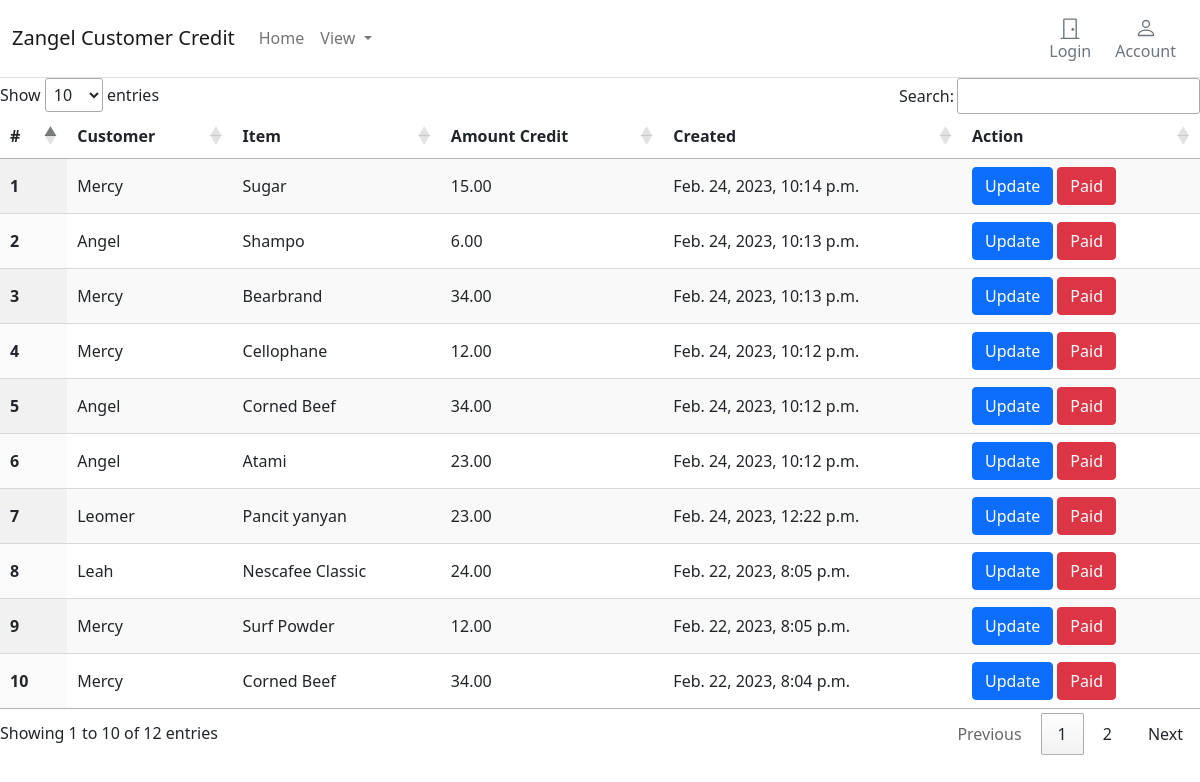
The page / on the database its author committed.
### credit/models.py (models this page shows, shortened)
class Credit(models.Model):
    customer = models.ForeignKey(Customer, related_name='credit', on_delete=models.CASCADE)
    created_by = models.ForeignKey(User, on_delete=models.CASCADE, related_name='credit_creator')
    description = models.TextField(blank=True)
    amount_credit = models.DecimalField(max_digits=5, decimal_places=2)
    is_active = models.BooleanField(default=True)
    created = models.DateTimeField(auto_now_add=True)
    updated = models.DateTimeField(auto_now=True)
    class Meta:
        verbose_name_plural = 'credits'
        ordering = ('-created',)
    def get_absolute_url(self):
        return reverse('credit:credit_detail', args=[str(self.id)])

class Customer(models.Model):
    name = models.CharField(max_length=255, db_index=True)
    slug = models.SlugField(max_length=255, unique=True)
    class Meta:
        verbose_name_plural = 'customers'

### credit/views.py (the view)
# urls.py: path('', views.all_credits, name='all_credits'),
def all_credits(request):
    credit = Credit.objects.filter(is_active=True)
    return render(request, 'credits/home.html', {'credits': credit})

### templates/credits/home.html (shortened to what this page needs)
{% extends "../sites/base.html" %}
{% load static %}
{% block content %}
<div class="table-responsive-sm">
  <table id="tableID" class="display">
    <thead>
      <tr>
        <th scope="col">#</th>
        <th scope="col">Customer</th>
        <th scope="col">Item</th>
        <th scope="col">Amount Credit</th>
        <th scope="col">Created</th>
        <th scope="col">Action</th>
      </tr>
    </thead>
    <tbody>
      {%for c in credits%}
        <tr>
          <th scope="row">{{ forloop.counter }}</th>
          <td>{{c.customer.name }}</td>
          <td>{{c.description}}</td>
          <td>{{c.amount_credit}}</td>
          <td>{{c.created }}</td>
          <td>
            <a href={% url "credit:update_credit" id=c.id %} class="btn btn-primary" role="button">Update</a>
            <a href="{{ c.get_absolute_url }}" class="btn btn-danger" role="button">Paid</a>
          </td>
        </tr>
      {%endfor%}
    </tbody>
  </table>
</div>
{%endblock%}

### templates/sites/base.html (shortened to what this page needs)
{% load static %}
<!DOCTYPE html>
<html>
<head>
    <link href="https://cdn.jsdelivr.net/npm/bootstrap@5.0.0-beta1/dist/css/bootstrap.min.css" rel="stylesheet">
    <link rel="stylesheet"
    href=
    "https://cdn.datatables.net/1.10.23/css/jquery.dataTables.min.css">
</head>
<body>
    <header>
        <nav class="navbar navbar-expand-md navbar-light bg-white border-bottom">
            <div class="container-fluid">
                <a class="navbar-brand" href="#">Zangel Customer Credit</a>
                <div class="collapse navbar-collapse" id="navbarCollapse">
                    <ul class="navbar-nav me-auto mb-2 mb-md-0">
                        <li class="nav-item active">
                            <a class="nav-link" aria-current="page" href="/">Home</a>
                        </li>
                        <li class="nav-item dropdown">
                            <a class="nav-link dropdown-toggle" href="#" id="navbarDropdown" role="button"
                                data-bs-toggle="dropdown" aria-expanded="false">
                                View
                            </a>
                        </li>
                    </ul>
                    {% if user.is_authenticated %}
                    <a type="button" role="button" href=""
                        class="btn btn-outline-secondary border-0 basket-btn">
                        <div>
                            <svg xmlns="http://www.w3.org/2000/svg" width="22" height="22" fill="currentColor"
                                class="bi bi-door-closed" viewBox="0 0 16 16">
                                <path
                                    d="M3 2a1 1 0 0 1 1-1h8a1 1 0 0 1 1 1v13h1.5a.5.5 0 0 1 0 1h-13a.5.5 0 0 1 0-1H3V2zm1 13h8V2H4v13z" />
                                <path d="M9 9a1 1 0 1 0 2 0 1 1 0 0 0-2 0z" />
                            </svg>
                        </div>
                        <span class="fs15 fw500">Logout</span>
                    </a>
                    {% else %}
                    <a type="button" role="button" href=""
                        class="btn btn-outline-secondary border-0 basket-btn">
                        <div>
                            <svg xmlns="http://www.w3.org/2000/svg" width="22" height="22" fill="currentColor"
                                class="bi bi-door-closed" viewBox="0 0 16 16">
                                <path
                                    d="M3 2a1 1 0 0 1 1-1h8a1 1 0 0 1 1 1v13h1.5a.5.5 0 0 1 0 1h-13a.5.5 0 0 1 0-1H3V2zm1 13h8V2H4v13z" />
                                <path d="M9 9a1 1 0 1 0 2 0 1 1 0 0 0-2 0z" />
                            </svg>
                        </div>
                        <span class="fs15 fw500">Login</span>
                    </a>
                    {% endif %}
                    <a type="button" role="button" href=""
                        class="btn btn-outline-secondary border-0 basket-btn">
                        <div>
                        </div>
                        <span class="fs15 fw500">Account</span>
                    </a>
                </div>
            </div>
        </nav>
    </header>
    <div id="content">{% block content %} {% endblock %}</div>
</body>
</html>

### rows shown on the page
Credit: customer.name "Mercy", description "Sugar", amount_credit "15.00", created "Feb. 24, 2023, 10:14 p.m."
Credit: customer.name "Angel", description "Shampo", amount_credit "6.00", created "Feb. 24, 2023, 10:13 p.m."
Credit: customer.name "Mercy", description "Bearbrand", amount_credit "34.00", created "Feb. 24, 2023, 10:13 p.m."
Credit: customer.name "Mercy", description "Cellophane", amount_credit "12.00", created "Feb. 24, 2023, 10:12 p.m."
Credit: customer.name "Angel", description "Corned Beef", amount_credit "34.00", created "Feb. 24, 2023, 10:12 p.m."
Credit: customer.name "Angel", description "Atami", amount_credit "23.00", created "Feb. 24, 2023, 10:12 p.m."
Credit: customer.name "Leomer", description "Pancit yanyan", amount_credit "23.00", created "Feb. 24, 2023, 12:22 p.m."
Credit: customer.name "Leah", description "Nescafee Classic", amount_credit "24.00", created "Feb. 22, 2023, 8:05 p.m."
Credit: customer.name "Mercy", description "Surf Powder", amount_credit "12.00", created "Feb. 22, 2023, 8:05 p.m."
Credit: customer.name "Mercy", description "Corned Beef", amount_credit "34.00", created "Feb. 22, 2023, 8:04 p.m."
